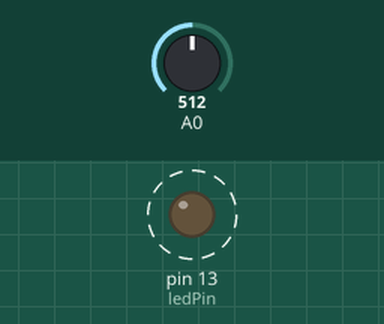
Bench run of a sketch on a simulated Arduino Uno, built with avr-gcc and run on an emulated ATmega328P. Parts: output pins drawn as LEDs (lit = HIGH). Dashed ring = blinking. The test bench sets the inputs (shaded band); at power-on: A0 = 512.

Above: at 1.8 s.
1.9 s: A0 set to 0
At 3.3 s:
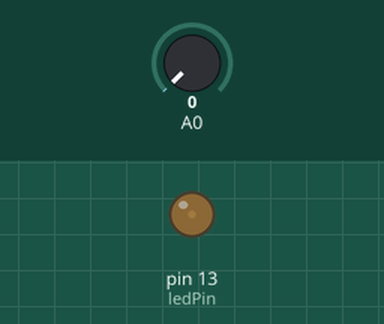
3.6 s: A0 set to 122
At 3.9 s:
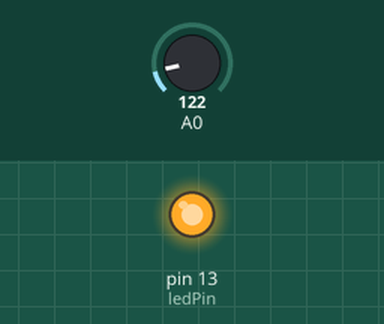
Timing chart, 0 to 13.1 s (numbered marks = the images above; inputs shaded):
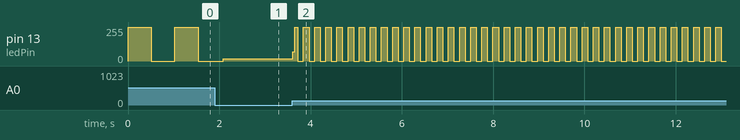

The sketch:

Practice02.ino
```cpp
//Practice02 - 가변저항

int ledPin = 13;
//디지털핀 13번사용
int sensorValue;
//아날로그핀으로부터 읽어들이는 값

void setup() {
  // put your setup code here, to run once:
  pinMode(ledPin, OUTPUT);
  //DIGITAL_13번핀 사용
}

void loop() {
  // put your main code here, to run repeatedly:

  //analogRead(pin)
  int sensorValue = analogRead(0);
  //0번 아날로그핀으로부터 Read

  //digitalWrite(pin,HIGH/LOW)
  digitalWrite(ledPin,HIGH);
  delay(sensorValue);
  digitalWrite(ledPin,LOW);
  delay(sensorValue);

}
```

Measured:
- after the input at 3.6 s, pin 13 (ledPin): 16/255 → 68/255 at once, then moves between 0/255 and 255/255, repeating every 0.24 s
- by itself, pin 13 (ledPin): alternates 255/255 for 0.51 s and 0/255 for 0.51 s
